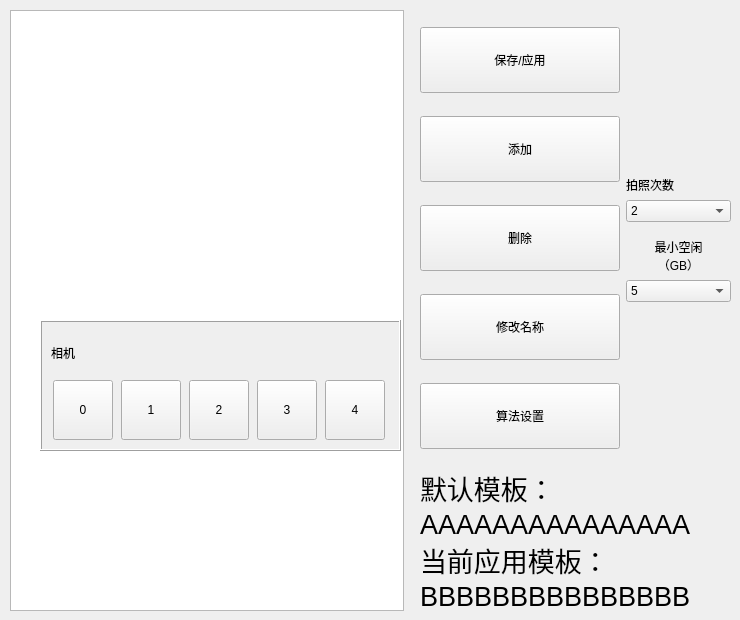
    <widget class="QWidget" name="tab_Model">
     <attribute name="title">
      <string>模板管理</string>
     </attribute>
     <widget class="QWidget" name="layoutWidget1_1">
      <property name="geometry">
       <rect>
        <x>10</x>
        <y>10</y>
        <width>721</width>
        <height>601</height>
       </rect>
      </property>
      <layout class="QHBoxLayout" name="horizontalLayout_4">
       <item>
        <widget class="QListWidget" name="listWidget">
         <property name="font">
          <font>
           <family>幼圆</family>
           <pointsize>20</pointsize>
           <weight>50</weight>
           <italic>false</italic>
           <bold>false</bold>
          </font>
         </property>
        </widget>
       </item>
       <item>
        <spacer name="horizontalSpacer_23">
         <property name="orientation">
          <enum>Qt::Horizontal</enum>
         </property>
         <property name="sizeType">
          <enum>QSizePolicy::Fixed</enum>
         </property>
         <property name="sizeHint" stdset="0">
          <size>
           <width>10</width>
           <height>20</height>
          </size>
         </property>
        </spacer>
       </item>
       <item>
        <layout class="QVBoxLayout" name="verticalLayout_12">
         <item>
          <layout class="QHBoxLayout" name="horizontalLayout">
           <item>
            <layout class="QVBoxLayout" name="verticalLayout_8">
             <item>
              <widget class="QPushButton" name="pB_Model_Apply">
               <property name="minimumSize">
                <size>
                 <width>200</width>
                 <height>66</height>
                </size>
               </property>
               <property name="maximumSize">
                <size>
                 <width>200</width>
                 <height>66</height>
                </size>
               </property>
               <property name="styleSheet">
                <string notr="true">font: 20pt &quot;幼圆&quot;;</string>
               </property>
               <property name="text">
                <string>保存/应用</string>
               </property>
              </widget>
             </item>
             <item>
              <widget class="QPushButton" name="pB_Model_Add">
               <property name="minimumSize">
                <size>
                 <width>200</width>
                 <height>66</height>
                </size>
               </property>
               <property name="maximumSize">
                <size>
                 <width>200</width>
                 <height>66</height>
                </size>
               </property>
               <property name="styleSheet">
                <string notr="true">font: 20pt &quot;幼圆&quot;;</string>
               </property>
               <property name="text">
                <string>添加</string>
               </property>
              </widget>
             </item>
             <item>
              <widget class="QPushButton" name="pB_Model_Delete">
               <property name="minimumSize">
                <size>
                 <width>200</width>
                 <height>66</height>
                </size>
               </property>
               <property name="maximumSize">
                <size>
                 <width>200</width>
                 <height>66</height>
                </size>
               </property>
               <property name="styleSheet">
                <string notr="true">font: 20pt &quot;幼圆&quot;;</string>
               </property>
               <property name="text">
                <string>删除</string>
               </property>
              </widget>
             </item>
             <item>
              <widget class="QPushButton" name="pB_Model_ChangeName">
               <property name="minimumSize">
                <size>
                 <width>200</width>
                 <height>66</height>
                </size>
               </property>
               <property name="maximumSize">
                <size>
                 <width>200</width>
                 <height>66</height>
                </size>
               </property>
               <property name="styleSheet">
                <string notr="true">font: 20pt &quot;幼圆&quot;;</string>
               </property>
               <property name="text">
                <string>修改名称</string>
               </property>
              </widget>
             </item>
             <item>
              <widget class="QPushButton" name="pB_AlgSetting">
               <property name="minimumSize">
                <size>
                 <width>200</width>
                 <height>66</height>
                </size>
               </property>
               <property name="maximumSize">
                <size>
                 <width>200</width>
                 <height>66</height>
                </size>
               </property>
               <property name="styleSheet">
                <string notr="true">font: 20pt &quot;幼圆&quot;;</string>
               </property>
               <property name="text">
                <string>算法设置</string>
               </property>
               <property name="checkable">
                <bool>true</bool>
               </property>
              </widget>
             </item>
            </layout>
           </item>
           <item>
            <layout class="QVBoxLayout" name="verticalLayout_2">
             <item>
              <spacer name="verticalSpacer_5">
               <property name="orientation">
                <enum>Qt::Vertical</enum>
               </property>
               <property name="sizeHint" stdset="0">
                <size>
                 <width>20</width>
                 <height>40</height>
                </size>
               </property>
              </spacer>
             </item>
             <item>
              <widget class="QLabel" name="label_92">
               <property name="text">
                <string>拍照次数</string>
               </property>
              </widget>
             </item>
             <item>
              <widget class="QComboBox" name="cB_photoTimes">
               <item>
                <property name="text">
                 <string>2</string>
                </property>
               </item>
               <item>
                <property name="text">
                 <string>3</string>
                </property>
               </item>
               <item>
                <property name="text">
                 <string>4</string>
                </property>
               </item>
               <item>
                <property name="text">
                 <string>5</string>
                </property>
               </item>
               <item>
                <property name="text">
                 <string>6</string>
                </property>
               </item>
              </widget>
             </item>
             <item>
              <spacer name="verticalSpacer">
               <property name="orientation">
                <enum>Qt::Vertical</enum>
               </property>
               <property name="sizeType">
                <enum>QSizePolicy::Maximum</enum>
               </property>
               <property name="sizeHint" stdset="0">
                <size>
                 <width>20</width>
                 <height>10</height>
                </size>
               </property>
              </spacer>
             </item>
             <item>
              <widget class="QLabel" name="label_93">
               <property name="text">
                <string>最小空闲
（GB）</string>
               </property>
               <property name="alignment">
                <set>Qt::AlignCenter</set>
               </property>
              </widget>
             </item>
             <item>
              <widget class="QComboBox" name="cB_freeSpace">
               <item>
                <property name="text">
                 <string>5</string>
                </property>
               </item>
               <item>
                <property name="text">
                 <string>10</string>
                </property>
               </item>
               <item>
                <property name="text">
                 <string>15</string>
                </property>
               </item>
               <item>
                <property name="text">
                 <string>20</string>
                </property>
               </item>
               <item>
                <property name="text">
                 <string>25</string>
                </property>
               </item>
               <item>
                <property name="text">
                 <string>30</string>
                </property>
               </item>
               <item>
                <property name="text">
                 <string>35</string>
                </property>
               </item>
               <item>
                <property name="text">
                 <string>40</string>
                </property>
               </item>
               <item>
                <property name="text">
                 <string>45</string>
                </property>
               </item>
               <item>
                <property name="text">
                 <string>50</string>
                </property>
               </item>
               <item>
                <property name="text">
                 <string>55</string>
                </property>
               </item>
               <item>
                <property name="text">
                 <string>60</string>
                </property>
               </item>
               <item>
                <property name="text">
                 <string>65</string>
                </property>
               </item>
               <item>
                <property name="text">
                 <string>70</string>
                </property>
               </item>
               <item>
                <property name="text">
                 <string>75</string>
                </property>
               </item>
               <item>
                <property name="text">
                 <string>80</string>
                </property>
               </item>
               <item>
                <property name="text">
                 <string>85</string>
                </property>
               </item>
               <item>
                <property name="text">
                 <string>90</string>
                </property>
               </item>
               <item>
                <property name="text">
                 <string>95</string>
                </property>
               </item>
               <item>
                <property name="text">
                 <string>100</string>
                </property>
               </item>
              </widget>
             </item>
             <item>
              <spacer name="verticalSpacer_4">
               <property name="orientation">
                <enum>Qt::Vertical</enum>
               </property>
               <property name="sizeHint" stdset="0">
                <size>
                 <width>20</width>
                 <height>40</height>
                </size>
               </property>
              </spacer>
             </item>
            </layout>
           </item>
          </layout>
         </item>
         <item>
          <layout class="QVBoxLayout" name="verticalLayout_3">
           <item>
            <widget class="QLabel" name="label_54">
             <property name="minimumSize">
              <size>
               <width>0</width>
               <height>30</height>
              </size>
             </property>
             <property name="maximumSize">
              <size>
               <width>16777215</width>
               <height>30</height>
              </size>
             </property>
             <property name="font">
              <font>
               <family>幼圆</family>
               <pointsize>20</pointsize>
               <weight>50</weight>
               <italic>false</italic>
               <bold>false</bold>
              </font>
             </property>
             <property name="styleSheet">
              <string notr="true">font: 20pt &quot;幼圆&quot;;</string>
             </property>
             <property name="text">
              <string>默认模板：</string>
             </property>
            </widget>
           </item>
           <item>
            <widget class="QLabel" name="lb_DefaultName">
             <property name="minimumSize">
              <size>
               <width>311</width>
               <height>30</height>
              </size>
             </property>
             <property name="maximumSize">
              <size>
               <width>311</width>
               <height>30</height>
              </size>
             </property>
             <property name="font">
              <font>
               <family>Arial</family>
               <pointsize>20</pointsize>
               <weight>50</weight>
               <italic>false</italic>
               <bold>false</bold>
              </font>
             </property>
             <property name="styleSheet">
              <string notr="true">font: 20pt &quot;Arial&quot;;</string>
             </property>
             <property name="text">
              <string>AAAAAAAAAAAAAAA</string>
             </property>
             <property name="alignment">
              <set>Qt::AlignLeading|Qt::AlignLeft|Qt::AlignVCenter</set>
             </property>
            </widget>
           </item>
           <item>
            <widget class="QLabel" name="label_56">
             <property name="minimumSize">
              <size>
               <width>0</width>
               <height>30</height>
              </size>
             </property>
             <property name="maximumSize">
              <size>
               <width>16777215</width>
               <height>30</height>
              </size>
             </property>
             <property name="font">
              <font>
               <family>幼圆</family>
               <pointsize>20</pointsize>
               <weight>50</weight>
               <italic>false</italic>
               <bold>false</bold>
              </font>
             </property>
             <property name="styleSheet">
              <string notr="true">font: 20pt &quot;幼圆&quot;;</string>
             </property>
             <property name="text">
              <string>当前应用模板：</string>
             </property>
            </widget>
           </item>
           <item>
            <widget class="QLabel" name="lb_AppliedName">
             <property name="minimumSize">
              <size>
               <width>311</width>
               <height>30</height>
              </size>
             </property>
             <property name="maximumSize">
              <size>
               <width>311</width>
               <height>30</height>
              </size>
             </property>
             <property name="font">
              <font>
               <family>Arial</family>
               <pointsize>20</pointsize>
               <weight>50</weight>
               <italic>false</italic>
               <bold>false</bold>
              </font>
             </property>
             <property name="styleSheet">
              <string notr="true">font: 20pt &quot;Arial&quot;;</string>
             </property>
             <property name="text">
              <string>BBBBBBBBBBBBBBB</string>
             </property>
             <property name="alignment">
              <set>Qt::AlignLeading|Qt::AlignLeft|Qt::AlignVCenter</set>
             </property>
            </widget>
           </item>
          </layout>
         </item>
        </layout>
       </item>
      </layout>
     </widget>
     <widget class="QFrame" name="frame_Alg">
      <property name="geometry">
       <rect>
        <x>40</x>
        <y>320</y>
        <width>361</width>
        <height>131</height>
       </rect>
      </property>
      <property name="autoFillBackground">
       <bool>true</bool>
      </property>
      <property name="frameShape">
       <enum>QFrame::Box</enum>
      </property>
      <property name="frameShadow">
       <enum>QFrame::Raised</enum>
      </property>
      <layout class="QVBoxLayout" name="verticalLayout_18">
       <item>
        <widget class="QLabel" name="label_47">
         <property name="text">
          <string>相机</string>
         </property>
        </widget>
       </item>
       <item>
        <layout class="QHBoxLayout" name="horizontalLayout_13">
         <item>
          <widget class="QPushButton" name="pB_AlgCam0">
           <property name="minimumSize">
            <size>
             <width>60</width>
             <height>60</height>
            </size>
           </property>
           <property name="maximumSize">
            <size>
             <width>60</width>
             <height>60</height>
            </size>
           </property>
           <property name="text">
            <string>0</string>
           </property>
           <attribute name="buttonGroup">
            <string notr="true">AlgButtonGroup</string>
           </attribute>
          </widget>
         </item>
         <item>
          <widget class="QPushButton" name="pB_AlgCam1">
           <property name="minimumSize">
            <size>
             <width>60</width>
             <height>60</height>
            </size>
           </property>
           <property name="maximumSize">
            <size>
             <width>60</width>
             <height>60</height>
            </size>
           </property>
           <property name="text">
            <string>1</string>
           </property>
           <attribute name="buttonGroup">
            <string notr="true">AlgButtonGroup</string>
           </attribute>
          </widget>
         </item>
         <item>
          <widget class="QPushButton" name="pB_AlgCam2">
           <property name="minimumSize">
            <size>
             <width>60</width>
             <height>60</height>
            </size>
           </property>
           <property name="maximumSize">
            <size>
             <width>60</width>
             <height>60</height>
            </size>
           </property>
           <property name="text">
            <string>2</string>
           </property>
           <attribute name="buttonGroup">
            <string notr="true">AlgButtonGroup</string>
           </attribute>
          </widget>
         </item>
         <item>
          <widget class="QPushButton" name="pB_AlgCam3">
           <property name="minimumSize">
            <size>
             <width>60</width>
             <height>60</height>
            </size>
           </property>
           <property name="maximumSize">
            <size>
             <width>60</width>
             <height>60</height>
            </size>
           </property>
           <property name="text">
            <string>3</string>
           </property>
           <attribute name="buttonGroup">
            <string notr="true">AlgButtonGroup</string>
           </attribute>
          </widget>
         </item>
         <item>
          <widget class="QPushButton" name="pB_AlgCam4">
           <property name="minimumSize">
            <size>
             <width>60</width>
             <height>60</height>
            </size>
           </property>
           <property name="maximumSize">
            <size>
             <width>60</width>
             <height>60</height>
            </size>
           </property>
           <property name="text">
            <string>4</string>
           </property>
           <attribute name="buttonGroup">
            <string notr="true">AlgButtonGroup</string>
           </attribute>
          </widget>
         </item>
        </layout>
       </item>
      </layout>
     </widget>
    </widget>
